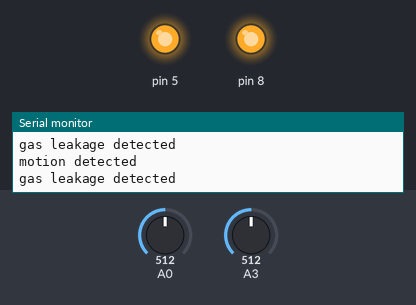
Simulated run of this sketch. Board: Arduino Uno, built with avr-gcc and run on an emulated ATmega328P. Shown: output pins drawn as LEDs (lit = HIGH), the last lines printed to the serial monitor. The inputs (shaded band) are chosen by the test bench; at power-on: A3 = 512, A0 = 512.

Above: at 1.8 s.
1.9 s: A3 set to 310
3.4 s: A3 set to 287
At 5.1 s:
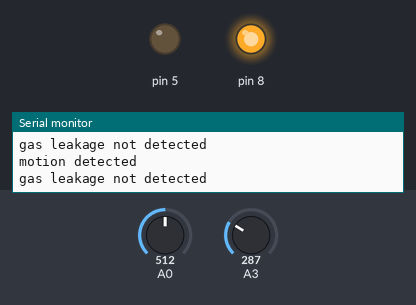
5.5 s: A0 set to 109
7.2 s: A0 set to 94
At 9.2 s:
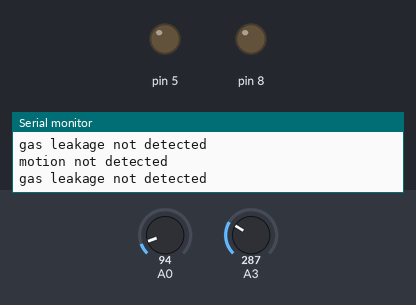
9.5 s: A3 set to 306
At 10.9 s:
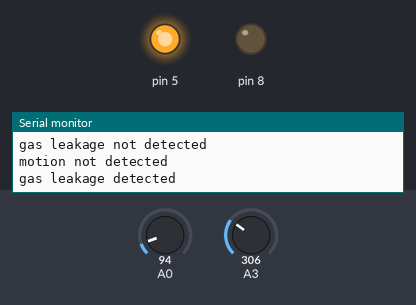
11.5 s: A3 set to 290
At 12.5 s:
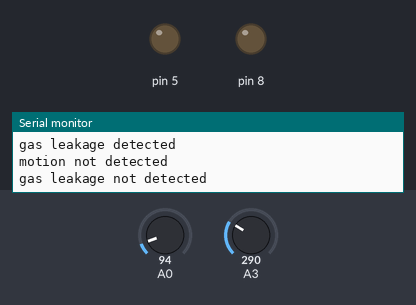
Timing chart, 0 to 14.5 s (numbered marks = the images above; inputs shaded):
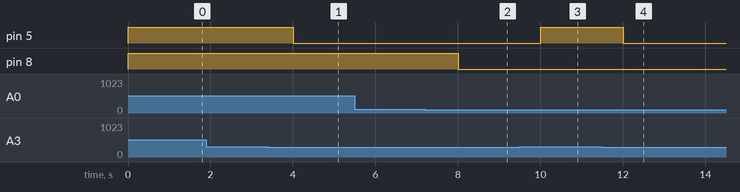

Measured:
- the behaviour switches between 301 and 300 on A3 (found by bisection; images 0 and 1)
- the behaviour switches between 101 and 100 on A0 (found by bisection; images 1 and 2)
- after the input at 3.4 s, pin 5: HIGH → LOW after 0.60 s
- after the input at 7.2 s, pin 8: HIGH → LOW after 0.80 s
- after the input at 9.5 s, pin 5: LOW → HIGH after 0.51 s
- after the input at 11.5 s, pin 5: HIGH → LOW after 0.51 s

The sketch:

Benildus_assignment_1.ino
```cpp
// C++ code
//
void setup()
{
 pinMode(8,OUTPUT);
 pinMode(5,OUTPUT);
 Serial.begin(9600);
}

void loop()
{
  int a=analogRead(A0);
  int b=analogRead(A3);
  if(a>100)
  {
    digitalWrite(8,HIGH);
    Serial.println("motion detected");
  }
  else
  {
    digitalWrite(8,LOW);
    Serial.println("motion not detected");
  }
  if(b>300)
  {
    digitalWrite(5,HIGH);
    Serial.println("gas leakage detected");
  }
  else
  {
    digitalWrite(5,LOW);
    Serial.println("gas leakage not detected");
  }
  delay(1000);
} 
```
